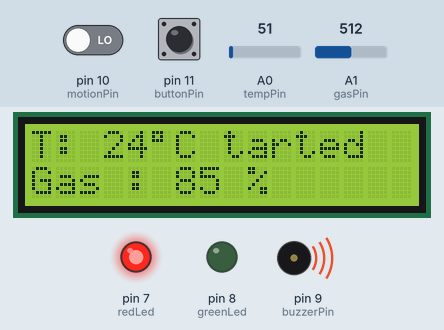
Bench run of a sketch on a simulated Arduino Uno, built with avr-gcc and run on an emulated ATmega328P. Parts: 16×2 character LCD, output pins drawn as LEDs (lit = HIGH), buzzer (waves = sounding, pin HIGH). Inputs (shaded band) come from the test bench; at power-on: A0 (tempPin) = 51, pin 10 (motionPin) LOW, pin 11 (buttonPin) LOW, A1 (gasPin) = 512. The modem accepts every AT command (registered, SIM ready, sends succeed) and sends nothing else; what the sketch prints to the serial monitor is not drawn.

Above: at 7.6 s.
7.7 s: A0 (tempPin) set to 78
At 12.1 s:
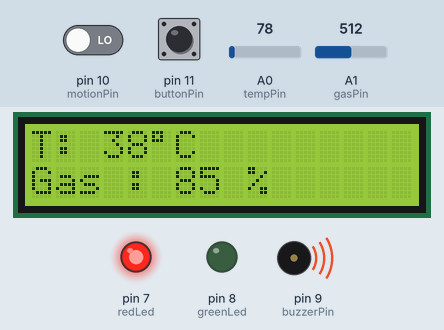
13.3 s: A0 (tempPin) set to 92
At 16.8 s:
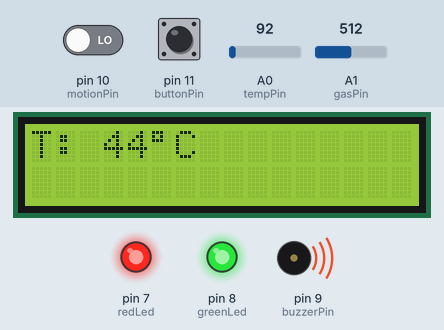
21.7 s: pin 10 (motionPin) driven HIGH
At 26.9 s:
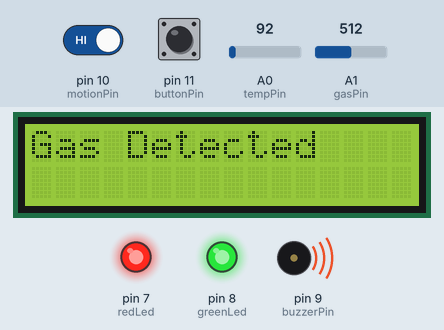
30.6 s: pin 11 (buttonPin) pulled HIGH for 3 s
At 31.7 s:
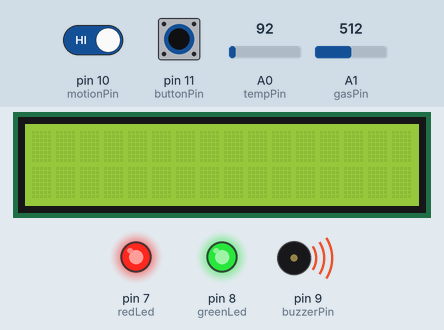
37.2 s: pin 10 (motionPin) driven LOW
At 45.27 s:
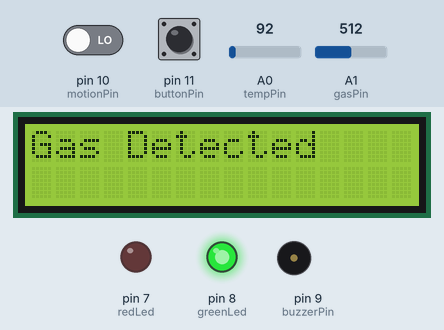
46.9 s: A1 (gasPin) set to 324
At 50.5 s:
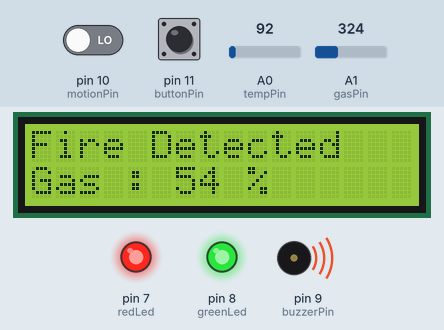
52.5 s: A1 (gasPin) set to 290
Timing chart, 0 to 66.3 s (numbered marks = the images above; inputs shaded):
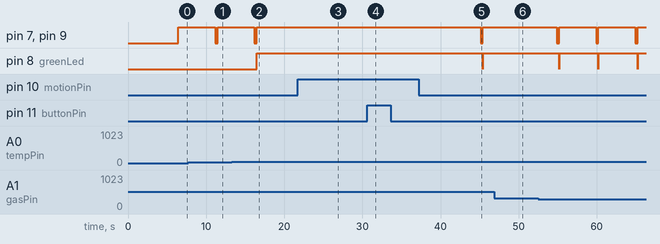

Measured:
- the behaviour switches between 83 and 84 on A0 (tempPin) (found by bisection; images 1 and 2)
- after the input at 13.3 s, pin 7 (redLed), pin 9 (buzzerPin): goes on until 16.5 s, then stays HIGH; pin 8 (greenLed): LOW → HIGH after 3.2 s; the display: first differs from a run without the input after 3.2 s (image 2)
- after the input at 21.7 s, pin 7 (redLed), pin 9 (buzzerPin): stays HIGH (without the input it goes to LOW after 4.2 s); pin 8 (greenLed): stays HIGH (without the input it goes to LOW after 4.5 s)
- after the input at 30.6 s, pin 7 (redLed), pin 8 (greenLed), pin 9 (buzzerPin): stays HIGH (without the input it goes to LOW after 0.35 s)
- after the input at 37.2 s, pin 7 (redLed), pin 9 (buzzerPin): HIGH → LOW after 7.9 s, → HIGH 0.31 s later; pin 8 (greenLed): HIGH → LOW after 8.2 s, → HIGH 0.01 s later
- after the input at 52.5 s, pin 7 (redLed), pin 9 (buzzerPin): alternates HIGH for 4.7 s and LOW for 0.31 s, starting after 7.4 s; pin 8 (greenLed): alternates HIGH for 5.0 s and LOW for 0.01 s, starting after 7.7 s
- what the display in image 2 shows lasts 3.2 s, from 16.5 s to 19.7 s

The sketch:

-135__LM35__Pir_Sensor_Based_Home_Security_system__using_gsm.ino
```cpp
#include <LiquidCrystal_I2C.h>
#include <SoftwareSerial.h>
SoftwareSerial sim(2, 3);

LiquidCrystal_I2C lcd(0x27, 16, 2);
String number = "+918830584864"; // give your phone number

int Temp;


int tempPin = A0;
int redLed = 7;
int greenLed = 8;
int yellowLed = 8;
int motionPin = 10;
int gasPin = A1;
int buzzerPin = 9;
int buttonPin = 11;

int buttonState = 0;
int percentValue = 0;
int sensorValue1 = 0;
int sensorValue2 = 0;
int sensorValue3 = 0;

void setup() {
  Serial.begin(9600);
  lcd.init();
  lcd.backlight();
  lcd.begin(16, 2);
  lcd.setCursor(0, 0);
  lcd.print("Wait few seconds");
  delay(5000); // delay for gsm network stable
  lcd.clear();
  lcd.print("System Started");
  Serial.println("System Started...");

  sim.begin(9600);
  delay(250);
  sim.print("AT+CNMI=2,2,0,0,0\r");
  delay(1000);

  pinMode(redLed, OUTPUT);
  pinMode(greenLed, OUTPUT);
  pinMode(yellowLed, OUTPUT);
  pinMode(buzzerPin, OUTPUT);
  pinMode(buttonPin, INPUT);
}

void loop() {

  ReadButton();
  tempRead();
  readGas();
  readMotion();
  delay(300);
  lcd.clear();
}

void ReadButton()
{
  buttonState = digitalRead(11);

  if (buttonState == 1)
  {
    digitalWrite(buzzerPin, HIGH);
    digitalWrite(redLed, HIGH);
    digitalWrite(greenLed, HIGH);
    digitalWrite(yellowLed, HIGH);
    sim.println("AT+CMGF=1");
    delay(1000);
    sim.println("AT+CMGS=\"" + number + "\"\r");
    delay(1000);
    String SMS = "Hi, Emergency Alarm detected.";
    sim.println(SMS);
    delay(100);
    sim.println((char)26);
    delay(1000);
    lcd.clear();
    lcd.setCursor(0, 0);
    lcd.print("Emergency Alarm");
    delay(300);
    lcd.clear();
    delay(300);
    lcd.setCursor(0, 0);
    lcd.print("Emergency Alarm");
    delay(300);
    lcd.clear();
    delay(300);
    lcd.setCursor(0, 0);
    lcd.print("Emergency Alarm");
    delay(300);
  }
  else  if (buttonState == 0)
  {
    digitalWrite(buzzerPin, LOW);
    digitalWrite(redLed, LOW);
    digitalWrite(greenLed, LOW);
    digitalWrite(yellowLed, LOW);
  }

}

void gasMessage()
{
  sim.println("AT+CMGF=1");
  delay(1000);
  sim.println("AT+CMGS=\"" + number + "\"\r");
  delay(1000);
  String SMS = "Hi, Gas is detected.";
  sim.println(SMS);
  delay(100);
  sim.println((char)26);
  delay(1000);
}

void fireMessage()
{
  sim.println("AT+CMGF=1");
  delay(1000);
  sim.println("AT+CMGS=\"" + number + "\"\r");
  delay(1000);
  String SMS = "Hi, Fire is detected.";
  sim.println(SMS);
  delay(100);
  sim.println((char)26);
  delay(1000);
}

void thiefMessage()
{
  sim.println("AT+CMGF=1");
  delay(1000);
  sim.println("AT+CMGS=\"" + number + "\"\r");
  delay(1000);
  String SMS = "Hi, Thief is detected.";
  sim.println(SMS);
  delay(100);
  sim.println((char)26);
  delay(1000);
}

void tempRead()
{
  sensorValue1 = analogRead(tempPin);
  float milivolts = ( sensorValue1 / 1024.0) * 5000;

  Temp = milivolts / 10;
  lcd.setCursor(0, 0);
  lcd.print("T: ");
  lcd.print(Temp);
  lcd.write(0xdf);      // for dgree sign
  lcd.print("C ");

  if (Temp > 40)
  {
    digitalWrite(yellowLed, HIGH);
    digitalWrite(buzzerPin, HIGH);
    digitalWrite(redLed, HIGH);
    fireMessage();
    lcd.clear();
    lcd.setCursor(0, 0);
    lcd.print("Fire Detected");
    delay(300);
    lcd.clear();
    delay(300);
    lcd.setCursor(0, 0);
    lcd.print("Fire Detected");
    delay(300);
    lcd.clear();
    delay(300);
    lcd.setCursor(0, 0);
    lcd.print("Fire Detected");
    delay(300);
  }
  else if (Temp < 40)
  {
    digitalWrite(yellowLed, LOW);
    digitalWrite(buzzerPin, LOW);
    digitalWrite(redLed, LOW);
  }
}

void readMotion()
{
  sensorValue2 = digitalRead(motionPin);
  if (sensorValue2 == 1)
  {
    digitalWrite(redLed, HIGH);
    digitalWrite(buzzerPin, HIGH);

    thiefMessage();
    lcd.clear();
    lcd.setCursor(0, 0);
    lcd.print("Thief Detected");
    delay(300);
    lcd.clear();
    delay(300);
    lcd.setCursor(0, 0);
    lcd.print("Thief Detected");
    delay(300);
    lcd.clear();
    delay(300);
    lcd.setCursor(0, 0);
    lcd.print("Thief Detected");
    delay(300);
  }
  else if (sensorValue2 == 0)
  {
    digitalWrite(redLed, LOW);
    digitalWrite(buzzerPin, LOW);

  }
}


void readGas()
{
  sensorValue2 = analogRead(gasPin);
  percentValue = map(sensorValue2, 0, 600, 0, 100);
  lcd.setCursor(0, 1);
  lcd.print("Gas : ");
  lcd.print(percentValue);
  lcd.print(" %");
  if (percentValue > 50)
  {
    digitalWrite(buzzerPin, HIGH);
    digitalWrite(redLed, HIGH);
    gasMessage();
    lcd.clear();
    lcd.setCursor(0, 0);
    lcd.print("Gas Detected");
    delay(300);
    lcd.clear();
    delay(300);
    lcd.setCursor(0, 0);
    lcd.print("Gas Detected");
    delay(300);
    lcd.clear();
    delay(300);
    lcd.setCursor(0, 0);
    lcd.print("Gas Detected");
    delay(300);
  }
  else if (percentValue < 50)
  {
    digitalWrite(greenLed, HIGH);
    digitalWrite(buzzerPin, LOW);
    digitalWrite(redLed, LOW);
  }
}
```
